Frame 1 (no input): blank canvas, image omitted
Frame 60 (the mouse pressed at the canvas centre just before this capture): blank canvas, image omitted
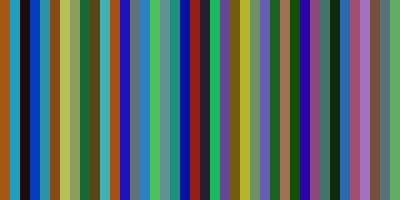
Frame 120 (the mouse held since frame 60 and released just before this capture)

The Processing sketch whose frames 1 and 60 were blank and that drew this single picture after the mouse press (run headless with seeded random() and noise(); from frame 60 on, the mouse is pressed at the canvas centre):

// Processing sketch: processing_80337
// ── processing_80337.pde


void setup (){
 size (400,200);
 noStroke(); 
}

void draw(){
  background (255);
  int i = 0;  
  while (i<400){
     fill (random(200),random(200),random(200));
     rect (i,0,mouseX/10,200);
     i = i +10;
     if (mousePressed&&(mouseButton==LEFT)){
       fill (255,0,0);
       rect (i,0,mouseX/10,mouseY/2);
       i = i +10;
     }
     if (mousePressed&&(mouseButton==RIGHT)){
        fill (#0311FF);
        rect (i,0,mouseX/10,mouseY/2);
        i = i +10; 
     }
   }
}
 
